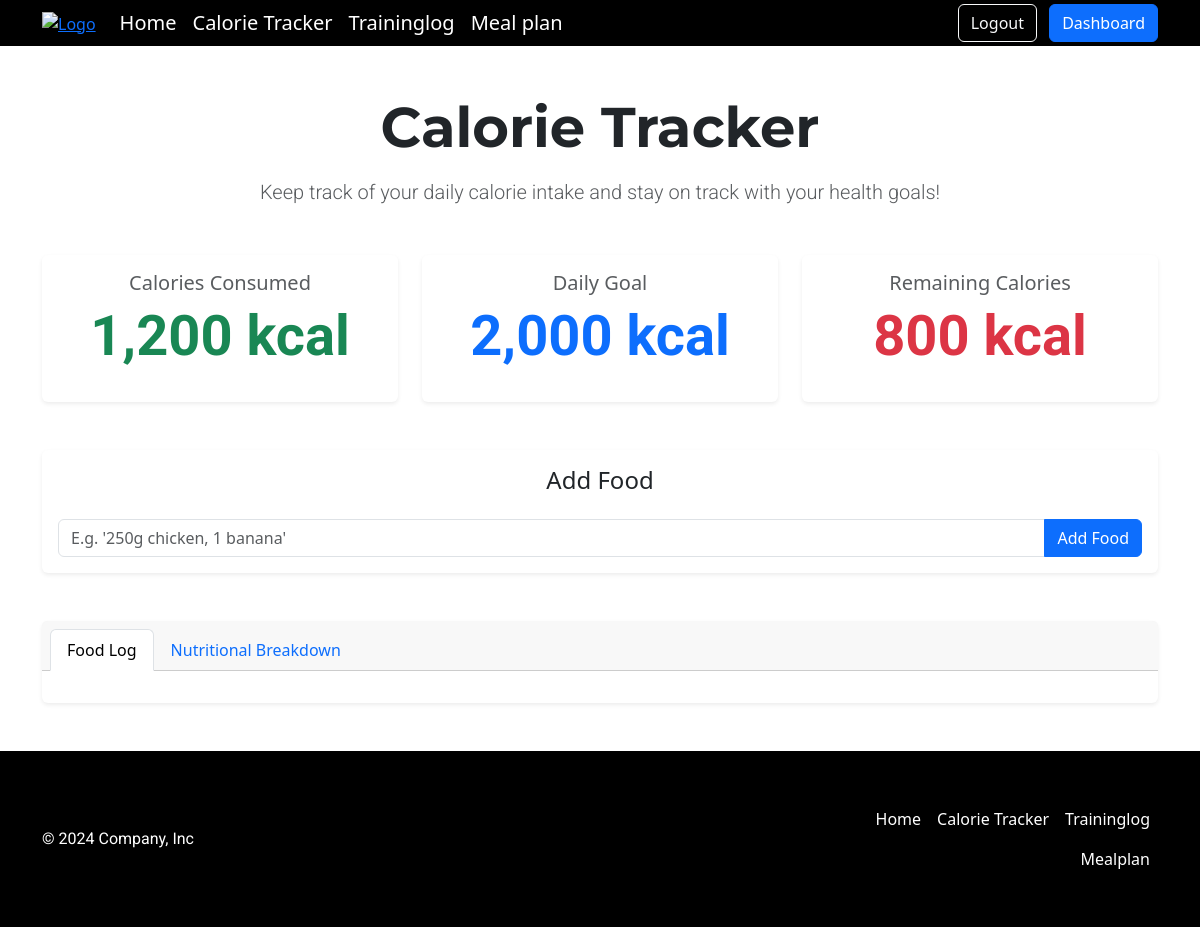
/calorietracker (signed in), run on an earlier commit of the app's database.
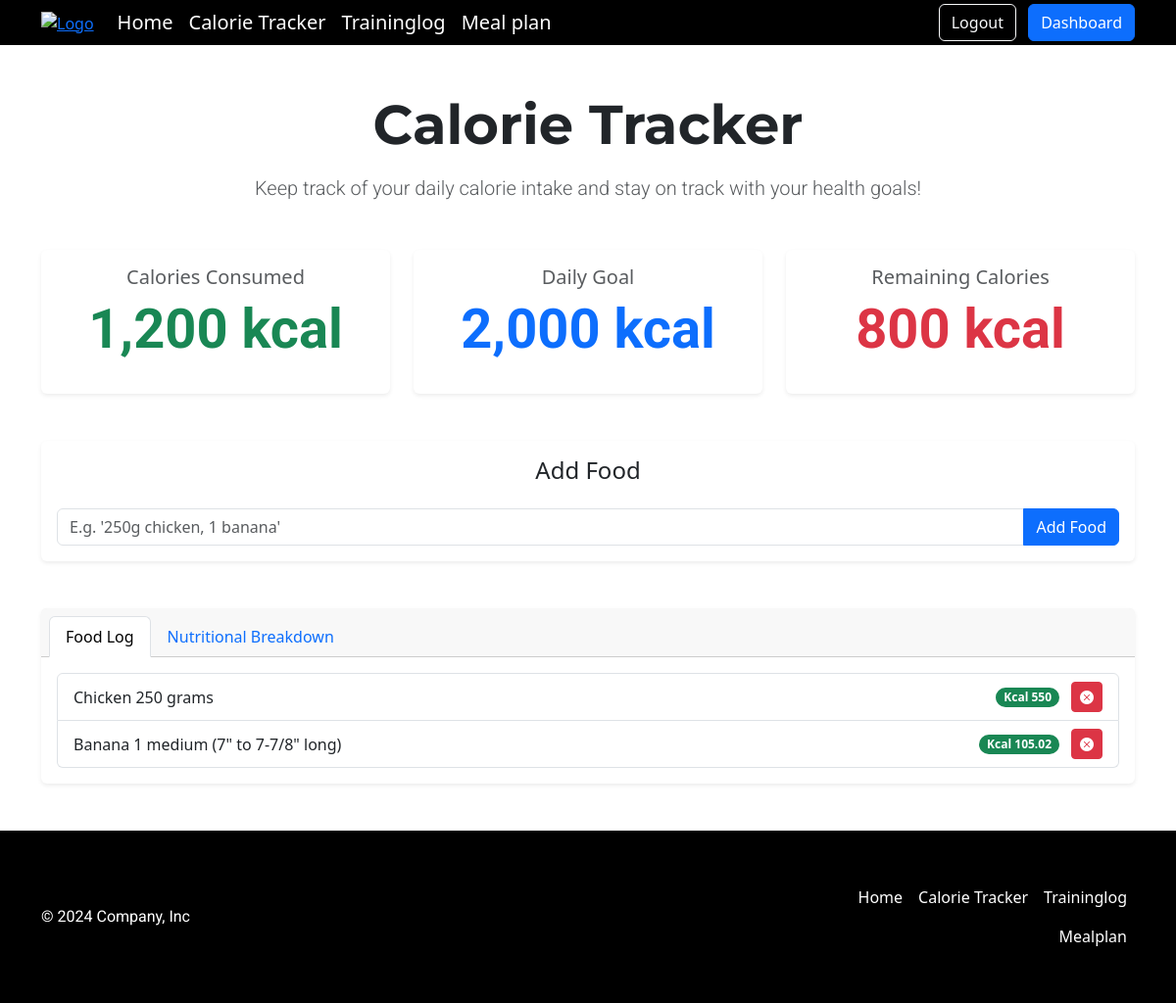
And on a later commit of the database.
### tables this page shows
CREATE TABLE food_log (
id INTEGER PRIMARY KEY AUTOINCREMENT,
user_id INTEGER NOT NULL,
food_name VARCHAR(255) NOT NULL,
serving_qty INTEGER NOT NULL,
serving_unit VARCHAR(50) NOT NULL,
calories INTEGER NOT NULL,
proteins INTEGER NOT NULL,
carbohydrates INTEGER NOT NULL,
fats INTEGER NOT NULL,
created_at TIMESTAMP DEFAULT CURRENT_TIMESTAMP,
FOREIGN KEY (user_id) REFERENCES users(id) ON DELETE CASCADE
);

### app.py (the view)
@app.route("/calorietracker", methods=["GET", "POST"])
@login_required
def calorietracker():
    user_id = session["user_id"]
    if request.method == "POST":
        food_query = request.form.get("food")
        API_KEY = "6158963245cf646896228de0c3d0ba3a"
        APP_ID = "584633a6"
        url = "https://trackapi.nutritionix.com/v2/natural/nutrients"
        headers = {
            "x-app-id": APP_ID,
            "x-app-key": API_KEY,
            "Content-Type": "application/json"
        }
        data = {
            "query": food_query
        }
        response = requests.post(url, headers=headers, json=data)
        if response.status_code == 200:
            nutrition_data = response.json()
            for food in nutrition_data["foods"]:
                db.execute(
                    """
                    INSERT INTO food_log (user_id, food_name, serving_qty, serving_unit, calories, proteins, carbohydrates, fats)
                    VALUES (?, ?, ?, ?, ?, ?, ?, ?)
                    """,
                    user_id,
                    food["food_name"].title(),
                    food["serving_qty"],
                    food["serving_unit"],
                    food["nf_calories"],
                    food["nf_protein"],
                    food["nf_total_carbohydrate"],
                    food["nf_total_fat"]
                )
        else:
            return render_template("calorietracker.html", error="Failed to fetch data from the API. Please try again.")
        return redirect("/calorietracker")
    else:
        food_log = db.execute(
            """
            SELECT food_name, serving_qty, serving_unit, calories, proteins, carbohydrates, fats
            FROM food_log
            WHERE user_id = ? AND DATE(created_at) = DATE('now')
            """,
            user_id
        )
        macros = db.execute(
            """
            SELECT SUM(proteins) AS total_proteins,
                SUM(carbohydrates) AS total_carbohydrates,
                SUM(fats) AS total_fats
            FROM food_log
            WHERE user_id = ? AND DATE(created_at) = DATE('now')
            """,
            user_id
        )[0]
        return render_template("calorietracker.html", food_log=food_log, macros=macros)

### app.py (called while the page is built)
def login_required(f):
    @wraps(f)
    def decorated_function(*args, **kwargs):
        if session.get("user_id") is None:
            return redirect("/login")
        return f(*args, **kwargs)
    return decorated_function

@app.after_request
def after_request(response):
    response.headers["Cache-Control"] = "no-cache, no-store, must-revalidate"
    response.headers["Expires"] = 0
    response.headers["Pragma"] = "no-cache"
    return response

### templates/calorietracker.html (shortened to what this page needs)
{% extends "layout.html" %}
{% block main %}
<div class="container my-5 text-center">
    <h1 class="display-4 mb-3 fw-bold">Calorie Tracker</h1>
    <p class="lead text-muted">Keep track of your daily calorie intake and stay on track with your health goals!</p>
</div>
<div class="container my-5">
    <div class="row g-4 text-center">
        <div class="col-md-4">
            <div class="card shadow-sm border-0 h-100">
                <div class="card-body">
                    <h5 class="card-title text-muted">Calories Consumed</h5>
                    <p class="display-4 text-success fw-bold">1,200 kcal</p>
                </div>
            </div>
        </div>
        <div class="col-md-4">
            <div class="card shadow-sm border-0 h-100">
                <div class="card-body">
                    <h5 class="card-title text-muted">Daily Goal</h5>
                    <p class="display-4 text-primary fw-bold">2,000 kcal</p>
                </div>
            </div>
        </div>
        <div class="col-md-4">
            <div class="card shadow-sm border-0 h-100">
                <div class="card-body">
                    <h5 class="card-title text-muted">Remaining Calories</h5>
                    <p class="display-4 text-danger fw-bold">800 kcal</p>
                </div>
            </div>
        </div>
    </div>
</div>
<div class="container my-5">
    <div class="card shadow-sm border-0">
        <div class="card-body">
            <h4 class="card-title text-center mb-4">Add Food</h4>
            <form action="/calorietracker" method="post">
                <div class="input-group">
                    <input type="text" class="form-control" placeholder="E.g. '250g chicken, 1 banana'" aria-label="Food input" name="food" required>
                    <button class="btn btn-primary" type="submit">Add Food</button>
                </div>
            </form>
        </div>
    </div>
</div>
<div class="container my-5">
    <div class="card shadow-sm border-0">
        <div class="card-header">
            <ul class="nav nav-tabs card-header-tabs" id="foodLogTabs">
                <li class="nav-item">
                    <a class="nav-link active" id="food-log-tab" data-bs-toggle="tab" href="#food-log" role="tab">Food Log</a>
                </li>
                <li class="nav-item">
                    <a class="nav-link" id="nutrition-tab" data-bs-toggle="tab" href="#nutrition" role="tab">Nutritional Breakdown</a>
                </li>
            </ul>
        </div>
        <div class="card-body tab-content">
            <div class="tab-pane fade show active" id="food-log" role="tabpanel">
                <ul class="list-group">
                    {% for food in food_log %}
                        <li class="list-group-item d-flex justify-content-between align-items-center">
                            {{ food.food_name }} {{ food.serving_qty }} {{ food.serving_unit }}
                            <div>
                                <span class="badge bg-success rounded-pill me-2">Kcal {{ food.calories }}</span>
                                <button class="btn btn-sm btn-danger">
                                    <i class="bi bi-x-circle-fill"></i>
                                </button>
                            </div>
                        </li>
                        {% endfor %}
                    </ul>
                </div>
        </div>
    </div>
</div>
{% endblock %}

### templates/layout.html (shortened to what this page needs)
<!DOCTYPE html>
<html lang="en">
    <head>
        <link href="https://cdn.jsdelivr.net/npm/bootstrap@5.3.3/dist/css/bootstrap.min.css" rel="stylesheet">
        <link href="/static/styles.css" rel="stylesheet">
        <link href="https://cdn.jsdelivr.net/npm/bootstrap-icons/font/bootstrap-icons.css" rel="stylesheet">
    </head>
    <body>
        <header class="bg-black">
            <div class="container">
                <div class="d-flex flex-wrap align-items-center justify-content-center justify-content-lg-start">
                    <a href="/" class="me-3">
                        <img src="/static/logo-white.png" alt="Logo" class="img-fluid" style="max-height: 150px;">
                    </a>
                    {% if session["user_id"] %}
                        <ul class="nav col-12 col-lg-auto me-lg-auto mb-2 justify-content-center mb-md-0">
                            <li><a href="/" class="nav-link px-2 text-white fs-5">Home</a></li>
                            <li><a href="/calorietracker" class="nav-link px-2 text-white fs-5">Calorie Tracker</a></li>
                            <li><a href="/traininglog" class="nav-link px-2 text-white fs-5">Traininglog</a></li>
                            <li><a href="/mealplan" class="nav-link px-2 text-white fs-5">Meal plan</a></li>
                        </ul>
                        <div class="text-end">
                            <a href="/logout" class="btn btn-outline-light me-2">Logout</a>
                            <a href="/dashboard" class="btn btn-primary">Dashboard</a>
                        </div>
                    {% endif %}
                </div>
            </div>
        </header>
        {% block main %}{% endblock %}
        <footer class="bg-black text-white py-5">
            <div class="container">
                <div class="d-flex flex-wrap justify-content-between align-items-center">
                    <p class="col-md-4 mb-0">© 2024 Company, Inc</p>
                    <a href="/" class="col-md-4 d-flex align-items-center justify-content-center mb-3 mb-md-0 me-md-auto text-decoration-none">
                        <svg class="bi me-2" width="40" height="32"><use xlink:href="#bootstrap"></use></svg>
                    </a>
                    {% if session["user_id"] %}
                    <ul class="nav col-md-4 justify-content-end">
                        <li class="nav-item"><a href="/" class="nav-link px-2 text-white">Home</a></li>
                        <li class="nav-item"><a href="/calorietracker" class="nav-link px-2 text-white">Calorie Tracker</a></li>
                        <li class="nav-item"><a href="/traininglog" class="nav-link px-2 text-white">Traininglog</a></li>
                        <li class="nav-item"><a href="/mealplan" class="nav-link px-2 text-white">Mealplan</a></li>
                    </ul>
                    {% endif %}
                </div>
            </div>
        </footer>
    </body>
</html>

### static/styles.css (style rules this page uses)
h1, h2, h3 { font-family: 'Montserrat', sans-serif !important; }
p { font-family: 'Roboto', sans-serif !important; }

What changed in the data, as far as the page shows it:
added food_log: food_name "Chicken", serving_qty "250", serving_unit "grams", calories "550"
added food_log: food_name "Banana", serving_qty "1", serving_unit "medium (7\" to 7-7/8\" long)", calories "105.02"
